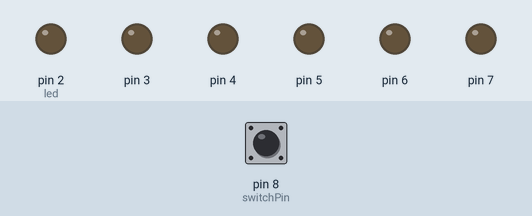
A sketch run on a simulated Arduino Uno, built with avr-gcc and run on an emulated ATmega328P. Parts: output pins drawn as LEDs (lit = HIGH). The test bench sets the inputs (shaded band); at power-on: pin 8 (switchPin) LOW. What the sketch prints to the serial monitor is not drawn.

Above: at 0.5 s.
At 1.5 s:
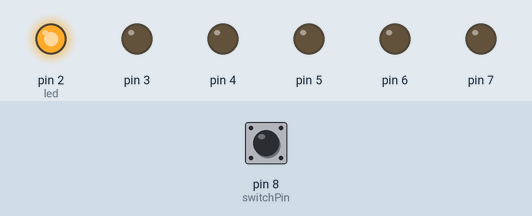
At 2.5 s:
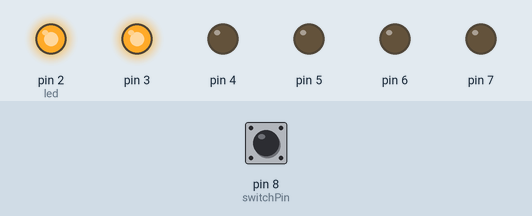
At 3.5 s:
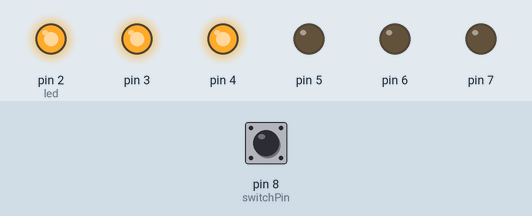
At 4.5 s:
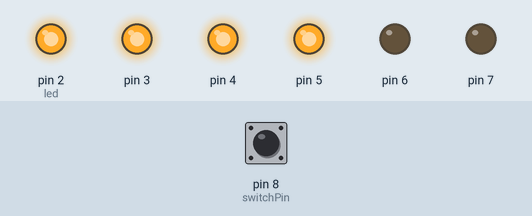
At 5.5 s:
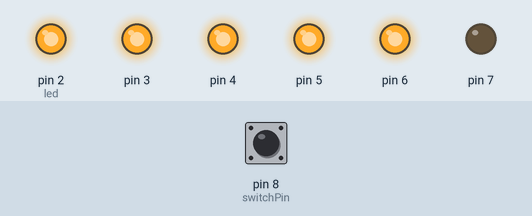
Timing chart, 0 to 6.9 s (numbered marks = the images above):
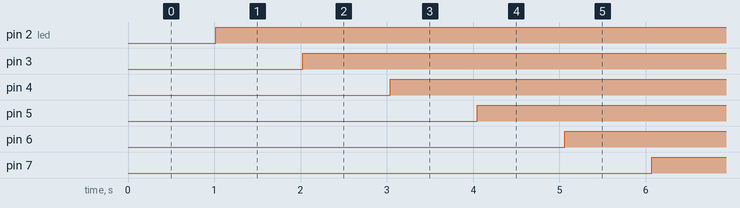

The sketch:

08_digital_hourglass.ino
```cpp
const int switchPin = 8;
unsigned long previousTime = 0;
int switchState = 0;
int prevSwitchState = 0;
int led = 2;
long interval = 1000;

void setup() {
  // put your setup code here, to run once:
  for(int x = 2; x<8; x++) {
    pinMode(x, OUTPUT);
  }

  pinMode(switchPin, INPUT);

  Serial.begin(9600);
}

void loop() {
  // put your main code here, to run repeatedly:
  unsigned long currentTime = millis();
  Serial.println(currentTime);
  Serial.println(previousTime);

  if((currentTime - previousTime) > interval) {
    previousTime = currentTime;

    if(led == 8) {
      for(int x=2; x<8;x++){
      digitalWrite(x, LOW);
    }
      led = 2;
    }

    digitalWrite(led, HIGH);
    led++;

  }

  switchState = digitalRead(switchPin);

  if(switchState != prevSwitchState){
    for(int x=2; x<8;x++){
      digitalWrite(x, LOW);
    }
    led = 2;
    previousTime = currentTime;
  }

  prevSwitchState = switchState;
}
```

Measured:
- by itself, pin 2 (led): LOW → HIGH at 1.0 s
- by itself, pin 3: alternates HIGH for 5.0 s and LOW for 1.0 s
- by itself, pin 4: alternates HIGH for 4.0 s and LOW for 2.0 s
- by itself, pin 5: alternates HIGH for 3.0 s and LOW for 3.0 s
- by itself, pin 6: alternates HIGH for 2.0 s and LOW for 4.0 s
- by itself, pin 7: alternates HIGH for 1.0 s and LOW for 5.0 s
